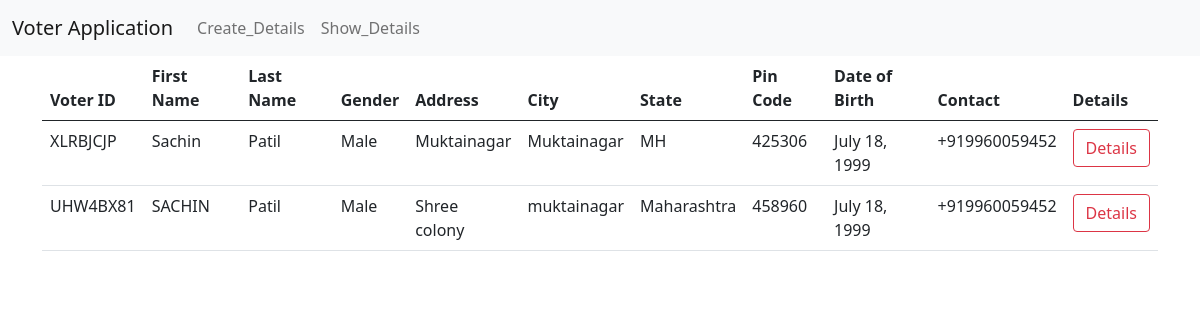
The page /votar/show/ on the database its author committed.
### voterapp/models.py (models this page shows, shortened)
class Voter(models.Model):
    Gender = [('Male', 'Male'), ('Female', 'Female'), ('Other', 'Other')]
    voter_id = models.CharField(max_length=10, unique=True, editable=False, auto_created=True)
    first_name = models.CharField(max_length=45, validators=[cheack])
    last_name = models.CharField(max_length=45, validators=[cheack])
    gender = models.CharField(max_length=40, choices=Gender)
    address = models.TextField()
    city = models.CharField(max_length=40)
    state = models.CharField(max_length=40)
    pincode = models.CharField(max_length=6,
                               validators=[
                                   RegexValidator(r'^\d{6}$', "Pincode must have exactly 6 digits.")
                               ])
    date_of_birth = models.DateField()
    contact = PhoneNumberField(region='IN')

### voterapp/views.py (the view)
# urls.py: path('show/', show_details, name='show_url'),
def show_details(request):
    template_name = 'voterapp/show.html'
    data = Voter.objects.all()
    print(data)
    context = {'Voter': data}
    return render(request, template_name, context)

### templates/voterapp/show.html (shortened to what this page needs)
{% extends "base.html" %}
{% block content %}
        <table class="table">
            <thead>
                <tr>
                    <th>Voter ID</th>
                    <th>First Name</th>
                    <th>Last Name</th>
                    <th>Gender</th>
                    <th>Address</th>
                    <th>City</th>
                    <th>State</th>
                    <th>Pin Code</th>
                    <th>Date of Birth</th>
                    <th>Contact</th>
                    <th>Details</th>
                </tr>
            </thead>
            <tbody>
                {% for vo in Voter %}
                <tr>
                    <td>{{ vo.voter_id }}</td>
                    <td>{{ vo.first_name }}</td>
                    <td>{{ vo.last_name }}</td>
                    <td>{{ vo.gender }}</td>
                    <td>{{ vo.address }}</td>
                    <td>{{ vo.city }}</td>
                    <td>{{ vo.state }}</td>
                    <td>{{ vo.pincode }}</td>
                    <td>{{ vo.date_of_birth }}</td>
                    <td>{{ vo.contact }}</td>
                    <td>
                    <a href="{% url 'details_url' vo.pk %}" class="btn btn-outline-danger">Details</a>
                    </td>
                </tr>
                {% endfor %}
            </tbody>
        </table>
{% endblock %}

### templates/base.html (shortened to what this page needs)
<!DOCTYPE html>
<html>
<head>
     <link href="https://cdn.jsdelivr.net/npm/bootstrap@5.0.2/dist/css/bootstrap.min.css" rel="stylesheet">
</head>
<body>
    <nav class="navbar navbar-expand-lg navbar-light bg-light">
        <div class="container-fluid">
          <a class="navbar-brand" href="#">Voter Application</a>
          <div class="collapse navbar-collapse" id="navbarNavAltMarkup">
            <div class="navbar-nav">
              <a class="nav-link" href="{% url 'add_url' %}">Create_Details</a>
              <a class="nav-link" href="{% url 'show_url' %}">Show_Details</a>
            </div>
          </div>
        </div>
      </nav>
      <div class="container">
    {% block content %}
    {% endblock %}
      </div>
</body>
</html>

### rows shown on the page
Voter: voter_id "XLRBJCJP", first_name "Sachin", last_name "Patil", gender "Male", address "Muktainagar", city "Muktainagar", state "MH", pincode "425306", date_of_birth "July 18, 1999", contact "+919960059452"
Voter: voter_id "UHW4BX81", first_name "SACHIN", last_name "Patil", gender "Male", address "Shree colony", city "muktainagar", state "Maharashtra", pincode "458960", date_of_birth "July 18, 1999", contact "+919960059452"
